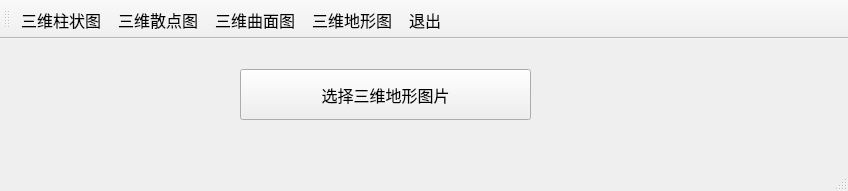
<?xml version="1.0" encoding="UTF-8"?>
<ui version="4.0">
 <class>TestQ3DBarScatterSurface</class>
 <widget class="QMainWindow" name="TestQ3DBarScatterSurface">
  <property name="geometry">
   <rect>
    <x>0</x>
    <y>0</y>
    <width>848</width>
    <height>191</height>
   </rect>
  </property>
  <property name="font">
   <font>
    <family>Times New Roman</family>
    <pointsize>12</pointsize>
   </font>
  </property>
  <property name="windowTitle">
   <string>TestQ3DBarScatterSurface</string>
  </property>
  <property name="toolButtonStyle">
   <enum>Qt::ToolButtonTextBesideIcon</enum>
  </property>
  <widget class="QWidget" name="centralwidget">
   <widget class="QPushButton" name="pushButton">
    <property name="geometry">
     <rect>
      <x>240</x>
      <y>30</y>
      <width>291</width>
      <height>51</height>
     </rect>
    </property>
    <property name="text">
     <string>选择三维地形图片</string>
    </property>
   </widget>
  </widget>
  <widget class="QMenuBar" name="menubar">
   <property name="geometry">
    <rect>
     <x>0</x>
     <y>0</y>
     <width>848</width>
     <height>28</height>
    </rect>
   </property>
  </widget>
  <widget class="QStatusBar" name="statusbar"/>
  <widget class="QToolBar" name="toolBar">
   <property name="windowTitle">
    <string>toolBar</string>
   </property>
   <property name="toolButtonStyle">
    <enum>Qt::ToolButtonTextBesideIcon</enum>
   </property>
   <attribute name="toolBarArea">
    <enum>TopToolBarArea</enum>
   </attribute>
   <attribute name="toolBarBreak">
    <bool>false</bool>
   </attribute>
   <addaction name="act3DBar"/>
   <addaction name="act3DScatter"/>
   <addaction name="act3DSurface"/>
   <addaction name="act3DMap"/>
   <addaction name="actExit"/>
  </widget>
  <action name="act3DBar">
   <property name="icon">
    <iconset resource="images.qrc">
     <normaloff>:/images/3DBar.jpg</normaloff>:/images/3DBar.jpg</iconset>
   </property>
   <property name="text">
    <string>三维柱状图</string>
   </property>
   <property name="toolTip">
    <string>三维柱状图</string>
   </property>
  </action>
  <action name="act3DScatter">
   <property name="icon">
    <iconset resource="images.qrc">
     <normaloff>:/images/3DScatter.jpg</normaloff>:/images/3DScatter.jpg</iconset>
   </property>
   <property name="text">
    <string>三维散点图</string>
   </property>
  </action>
  <action name="act3DSurface">
   <property name="icon">
    <iconset resource="images.qrc">
     <normaloff>:/images/3DSurface.jpg</normaloff>:/images/3DSurface.jpg</iconset>
   </property>
   <property name="text">
    <string>三维曲面图</string>
   </property>
   <property name="toolTip">
    <string>三维曲面图</string>
   </property>
  </action>
  <action name="act3DMap">
   <property name="icon">
    <iconset resource="images.qrc">
     <normaloff>:/images/3DMap.jpg</normaloff>:/images/3DMap.jpg</iconset>
   </property>
   <property name="text">
    <string>三维地形图</string>
   </property>
   <property name="toolTip">
    <string>三维地形图</string>
   </property>
  </action>
  <action name="actExit">
   <property name="icon">
    <iconset resource="images.qrc">
     <normaloff>:/images/exit.jpg</normaloff>:/images/exit.jpg</iconset>
   </property>
   <property name="text">
    <string>退出</string>
   </property>
   <property name="toolTip">
    <string>退出</string>
   </property>
  </action>
 </widget>
 <resources>
  <include location="images.qrc"/>
 </resources>
 <connections/>
</ui>
